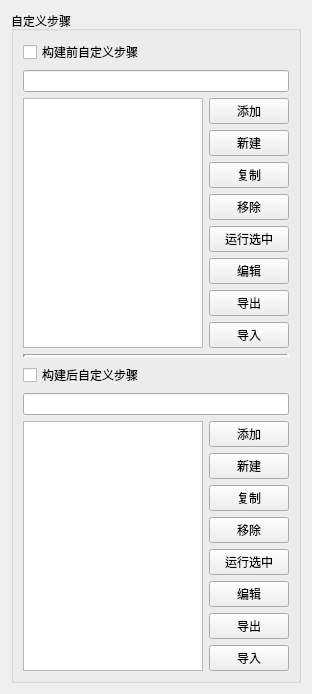
<?xml version="1.0" encoding="UTF-8"?>
<ui version="4.0">
 <class>Form</class>
 <widget class="QWidget" name="Form">
  <property name="geometry">
   <rect>
    <x>0</x>
    <y>0</y>
    <width>312</width>
    <height>655</height>
   </rect>
  </property>
  <property name="windowTitle">
   <string>表单</string>
  </property>
  <layout class="QGridLayout" name="gridLayout">
   <item row="0" column="0">
    <widget class="QGroupBox" name="groupBox">
     <property name="title">
      <string>自定义步骤</string>
     </property>
     <layout class="QGridLayout" name="gridLayout_2">
      <item row="0" column="0">
       <layout class="QVBoxLayout" name="verticalLayout_3">
        <item>
         <layout class="QVBoxLayout" name="verticalLayout">
          <item>
           <widget class="QCheckBox" name="preCustomStep_checkBox">
            <property name="text">
             <string>构建前自定义步骤</string>
            </property>
           </widget>
          </item>
          <item>
           <widget class="QLineEdit" name="preSearch_lineEdit">
            <property name="sizePolicy">
             <sizepolicy hsizetype="Minimum" vsizetype="Fixed">
              <horstretch>0</horstretch>
              <verstretch>0</verstretch>
             </sizepolicy>
            </property>
           </widget>
          </item>
          <item>
           <layout class="QHBoxLayout" name="preCustomStep_horizontalLayout">
            <item>
             <layout class="QVBoxLayout" name="preCustomStep_verticalLayout_1">
              <item>
               <widget class="QListWidget" name="preCustomStep_listWidget">
                <property name="dragDropOverwriteMode">
                 <bool>true</bool>
                </property>
                <property name="dragDropMode">
                 <enum>QAbstractItemView::InternalMove</enum>
                </property>
                <property name="defaultDropAction">
                 <enum>Qt::MoveAction</enum>
                </property>
                <property name="alternatingRowColors">
                 <bool>true</bool>
                </property>
                <property name="selectionMode">
                 <enum>QAbstractItemView::ExtendedSelection</enum>
                </property>
                <property name="isWrapping" stdset="0">
                 <bool>false</bool>
                </property>
                <property name="viewMode">
                 <enum>QListView::ListMode</enum>
                </property>
               </widget>
              </item>
             </layout>
            </item>
            <item>
             <layout class="QVBoxLayout" name="preCustomStep_verticalLayout_2">
              <item>
               <widget class="QPushButton" name="preCustomStepAdd_pushButton">
                <property name="text">
                 <string>添加</string>
                </property>
               </widget>
              </item>
              <item>
               <widget class="QPushButton" name="preCustomStepNew_pushButton">
                <property name="text">
                 <string>新建</string>
                </property>
               </widget>
              </item>
              <item>
               <widget class="QPushButton" name="preCustomStepDuplicate_pushButton">
                <property name="text">
                 <string>复制</string>
                </property>
               </widget>
              </item>
              <item>
               <widget class="QPushButton" name="preCustomStepRemove_pushButton">
                <property name="text">
                 <string>移除</string>
                </property>
               </widget>
              </item>
              <item>
               <widget class="QPushButton" name="preCustomStepRun_pushButton">
                <property name="text">
                 <string>运行选中</string>
                </property>
               </widget>
              </item>
              <item>
               <widget class="QPushButton" name="preCustomStepEdit_pushButton">
                <property name="text">
                 <string>编辑</string>
                </property>
               </widget>
              </item>
              <item>
               <widget class="QPushButton" name="preCustomStepExport_pushButton">
                <property name="text">
                 <string>导出</string>
                </property>
               </widget>
              </item>
              <item>
               <widget class="QPushButton" name="preCustomStepImport_pushButton">
                <property name="text">
                 <string>导入</string>
                </property>
               </widget>
              </item>
              <item>
               <spacer name="preCustomStep_verticalSpacer">
                <property name="orientation">
                 <enum>Qt::Vertical</enum>
                </property>
                <property name="sizeHint" stdset="0">
                 <size>
                  <width>20</width>
                  <height>40</height>
                 </size>
                </property>
               </spacer>
              </item>
             </layout>
            </item>
           </layout>
          </item>
         </layout>
        </item>
        <item>
         <widget class="Line" name="line">
          <property name="lineWidth">
           <number>3</number>
          </property>
          <property name="midLineWidth">
           <number>0</number>
          </property>
          <property name="orientation">
           <enum>Qt::Horizontal</enum>
          </property>
         </widget>
        </item>
        <item>
         <layout class="QVBoxLayout" name="verticalLayout_2">
          <item>
           <widget class="QCheckBox" name="postCustomStep_checkBox">
            <property name="text">
             <string>构建后自定义步骤</string>
            </property>
           </widget>
          </item>
          <item>
           <widget class="QLineEdit" name="postSearch_lineEdit">
            <property name="sizePolicy">
             <sizepolicy hsizetype="Minimum" vsizetype="Fixed">
              <horstretch>0</horstretch>
              <verstretch>0</verstretch>
             </sizepolicy>
            </property>
           </widget>
          </item>
          <item>
           <layout class="QHBoxLayout" name="preCustomStep_horizontalLayout_2">
            <item>
             <layout class="QVBoxLayout" name="preCustomStep_verticalLayout_3">
              <item>
               <widget class="QListWidget" name="postCustomStep_listWidget">
                <property name="dragDropOverwriteMode">
                 <bool>true</bool>
                </property>
                <property name="dragDropMode">
                 <enum>QAbstractItemView::InternalMove</enum>
                </property>
                <property name="defaultDropAction">
                 <enum>Qt::MoveAction</enum>
                </property>
                <property name="alternatingRowColors">
                 <bool>true</bool>
                </property>
                <property name="selectionMode">
                 <enum>QAbstractItemView::ExtendedSelection</enum>
                </property>
                <property name="viewMode">
                 <enum>QListView::ListMode</enum>
                </property>
                <property name="wordWrap">
                 <bool>false</bool>
                </property>
                <property name="selectionRectVisible">
                 <bool>false</bool>
                </property>
               </widget>
              </item>
             </layout>
            </item>
            <item>
             <layout class="QVBoxLayout" name="preCustomStep_verticalLayout_4">
              <item>
               <widget class="QPushButton" name="postCustomStepAdd_pushButton">
                <property name="text">
                 <string>添加</string>
                </property>
               </widget>
              </item>
              <item>
               <widget class="QPushButton" name="postCustomStepNew_pushButton">
                <property name="text">
                 <string>新建</string>
                </property>
               </widget>
              </item>
              <item>
               <widget class="QPushButton" name="postCustomStepDuplicate_pushButton">
                <property name="text">
                 <string>复制</string>
                </property>
               </widget>
              </item>
              <item>
               <widget class="QPushButton" name="postCustomStepRemove_pushButton">
                <property name="text">
                 <string>移除</string>
                </property>
               </widget>
              </item>
              <item>
               <widget class="QPushButton" name="postCustomStepRun_pushButton">
                <property name="text">
                 <string>运行选中</string>
                </property>
               </widget>
              </item>
              <item>
               <widget class="QPushButton" name="postCustomStepEdit_pushButton">
                <property name="text">
                 <string>编辑</string>
                </property>
               </widget>
              </item>
              <item>
               <widget class="QPushButton" name="postCustomStepExport_pushButton">
                <property name="text">
                 <string>导出</string>
                </property>
               </widget>
              </item>
              <item>
               <widget class="QPushButton" name="postCustomStepImport_pushButton">
                <property name="text">
                 <string>导入</string>
                </property>
               </widget>
              </item>
              <item>
               <spacer name="preCustomStep_verticalSpacer_2">
                <property name="orientation">
                 <enum>Qt::Vertical</enum>
                </property>
                <property name="sizeHint" stdset="0">
                 <size>
                  <width>20</width>
                  <height>40</height>
                 </size>
                </property>
               </spacer>
              </item>
             </layout>
            </item>
           </layout>
          </item>
         </layout>
        </item>
       </layout>
      </item>
     </layout>
    </widget>
   </item>
  </layout>
 </widget>
 <resources/>
 <connections/>
</ui>
